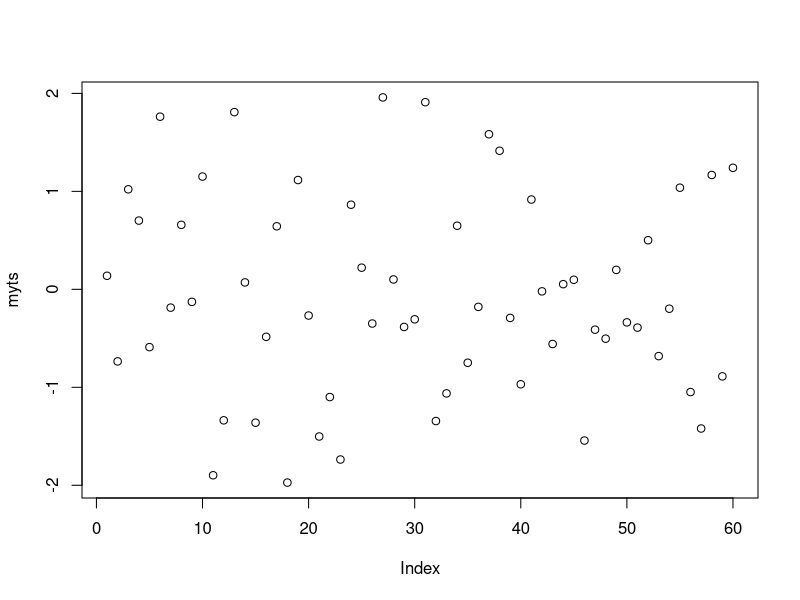
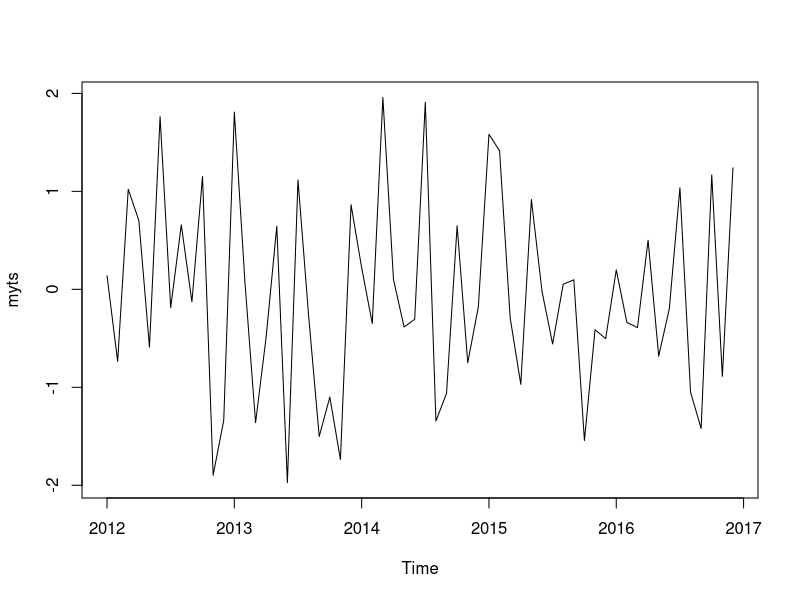

These charts were generated, in order, by the following R code:
#Series temporais e analises preditivas - Fernando Amaral

#pacotes essencias utilizados durante o curso
#install.packages("forecast")
#install.packages("ggplot2")
#install.packages("urca")
#install.packages("lmtest")
#install.packages("seasonal")
#install.packages("seasonalview")

#cria uma serie temporal normalmente distribuida
myts = rnorm(60)
plot(myts)
myts
myts = ts(myts,start = c(2012,1), end=c(2016,12), frequency=12)
plot(myts)

class(myts)
